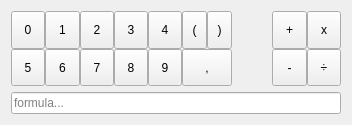
<?xml version="1.0" encoding="UTF-8"?>
<ui version="4.0">
 <class>Form</class>
 <widget class="QWidget" name="Form">
  <property name="geometry">
   <rect>
    <x>0</x>
    <y>0</y>
    <width>352</width>
    <height>125</height>
   </rect>
  </property>
  <property name="windowTitle">
   <string>Form</string>
  </property>
  <layout class="QVBoxLayout" name="verticalLayout">
   <item>
    <layout class="QGridLayout" name="gridLayout">
     <property name="spacing">
      <number>0</number>
     </property>
     <item row="0" column="7">
      <widget class="QToolButton" name="add">
       <property name="sizePolicy">
        <sizepolicy hsizetype="Expanding" vsizetype="Expanding">
         <horstretch>0</horstretch>
         <verstretch>0</verstretch>
        </sizepolicy>
       </property>
       <property name="text">
        <string> + </string>
       </property>
      </widget>
     </item>
     <item row="0" column="1">
      <widget class="QToolButton" name="n1">
       <property name="sizePolicy">
        <sizepolicy hsizetype="Expanding" vsizetype="Expanding">
         <horstretch>0</horstretch>
         <verstretch>0</verstretch>
        </sizepolicy>
       </property>
       <property name="text">
        <string>1</string>
       </property>
      </widget>
     </item>
     <item row="1" column="4">
      <widget class="QToolButton" name="n9">
       <property name="sizePolicy">
        <sizepolicy hsizetype="Expanding" vsizetype="Expanding">
         <horstretch>0</horstretch>
         <verstretch>0</verstretch>
        </sizepolicy>
       </property>
       <property name="text">
        <string>9</string>
       </property>
      </widget>
     </item>
     <item row="1" column="7">
      <widget class="QToolButton" name="subtract">
       <property name="sizePolicy">
        <sizepolicy hsizetype="Expanding" vsizetype="Expanding">
         <horstretch>0</horstretch>
         <verstretch>0</verstretch>
        </sizepolicy>
       </property>
       <property name="text">
        <string> - </string>
       </property>
      </widget>
     </item>
     <item row="1" column="0">
      <widget class="QToolButton" name="n5">
       <property name="sizePolicy">
        <sizepolicy hsizetype="Expanding" vsizetype="Expanding">
         <horstretch>0</horstretch>
         <verstretch>0</verstretch>
        </sizepolicy>
       </property>
       <property name="text">
        <string>5</string>
       </property>
      </widget>
     </item>
     <item row="1" column="2">
      <widget class="QToolButton" name="n7">
       <property name="sizePolicy">
        <sizepolicy hsizetype="Expanding" vsizetype="Expanding">
         <horstretch>0</horstretch>
         <verstretch>0</verstretch>
        </sizepolicy>
       </property>
       <property name="text">
        <string>7</string>
       </property>
      </widget>
     </item>
     <item row="0" column="0">
      <widget class="QToolButton" name="n0">
       <property name="sizePolicy">
        <sizepolicy hsizetype="Expanding" vsizetype="Expanding">
         <horstretch>0</horstretch>
         <verstretch>0</verstretch>
        </sizepolicy>
       </property>
       <property name="text">
        <string>0</string>
       </property>
      </widget>
     </item>
     <item row="1" column="5">
      <widget class="QToolButton" name="coma">
       <property name="sizePolicy">
        <sizepolicy hsizetype="Expanding" vsizetype="Expanding">
         <horstretch>0</horstretch>
         <verstretch>0</verstretch>
        </sizepolicy>
       </property>
       <property name="text">
        <string>,</string>
       </property>
      </widget>
     </item>
     <item row="1" column="1">
      <widget class="QToolButton" name="n6">
       <property name="sizePolicy">
        <sizepolicy hsizetype="Expanding" vsizetype="Expanding">
         <horstretch>0</horstretch>
         <verstretch>0</verstretch>
        </sizepolicy>
       </property>
       <property name="text">
        <string>6</string>
       </property>
      </widget>
     </item>
     <item row="1" column="3">
      <widget class="QToolButton" name="n8">
       <property name="sizePolicy">
        <sizepolicy hsizetype="Expanding" vsizetype="Expanding">
         <horstretch>0</horstretch>
         <verstretch>0</verstretch>
        </sizepolicy>
       </property>
       <property name="text">
        <string>8</string>
       </property>
      </widget>
     </item>
     <item row="0" column="4">
      <widget class="QToolButton" name="n4">
       <property name="sizePolicy">
        <sizepolicy hsizetype="Expanding" vsizetype="Expanding">
         <horstretch>0</horstretch>
         <verstretch>0</verstretch>
        </sizepolicy>
       </property>
       <property name="text">
        <string>4</string>
       </property>
      </widget>
     </item>
     <item row="0" column="2">
      <widget class="QToolButton" name="n2">
       <property name="sizePolicy">
        <sizepolicy hsizetype="Expanding" vsizetype="Expanding">
         <horstretch>0</horstretch>
         <verstretch>0</verstretch>
        </sizepolicy>
       </property>
       <property name="text">
        <string>2</string>
       </property>
      </widget>
     </item>
     <item row="0" column="3">
      <widget class="QToolButton" name="n3">
       <property name="sizePolicy">
        <sizepolicy hsizetype="Expanding" vsizetype="Expanding">
         <horstretch>0</horstretch>
         <verstretch>0</verstretch>
        </sizepolicy>
       </property>
       <property name="text">
        <string>3</string>
       </property>
      </widget>
     </item>
     <item row="1" column="8">
      <widget class="QToolButton" name="divide">
       <property name="sizePolicy">
        <sizepolicy hsizetype="Expanding" vsizetype="Expanding">
         <horstretch>0</horstretch>
         <verstretch>0</verstretch>
        </sizepolicy>
       </property>
       <property name="text">
        <string> ÷ </string>
       </property>
      </widget>
     </item>
     <item row="0" column="8">
      <widget class="QToolButton" name="multiply">
       <property name="sizePolicy">
        <sizepolicy hsizetype="Expanding" vsizetype="Expanding">
         <horstretch>0</horstretch>
         <verstretch>0</verstretch>
        </sizepolicy>
       </property>
       <property name="text">
        <string> x </string>
       </property>
      </widget>
     </item>
     <item row="0" column="6">
      <spacer name="horizontalSpacer">
       <property name="orientation">
        <enum>Qt::Horizontal</enum>
       </property>
       <property name="sizeHint" stdset="0">
        <size>
         <width>40</width>
         <height>20</height>
        </size>
       </property>
      </spacer>
     </item>
     <item row="0" column="5">
      <layout class="QHBoxLayout" name="horizontalLayout">
       <property name="spacing">
        <number>0</number>
       </property>
       <item>
        <widget class="QToolButton" name="parenthesis_L">
         <property name="sizePolicy">
          <sizepolicy hsizetype="Expanding" vsizetype="Expanding">
           <horstretch>0</horstretch>
           <verstretch>0</verstretch>
          </sizepolicy>
         </property>
         <property name="text">
          <string> ( </string>
         </property>
        </widget>
       </item>
       <item>
        <widget class="QToolButton" name="parenthesis_R">
         <property name="sizePolicy">
          <sizepolicy hsizetype="Expanding" vsizetype="Expanding">
           <horstretch>0</horstretch>
           <verstretch>0</verstretch>
          </sizepolicy>
         </property>
         <property name="text">
          <string> ) </string>
         </property>
        </widget>
       </item>
      </layout>
     </item>
    </layout>
   </item>
   <item>
    <layout class="QGridLayout" name="grid">
     <property name="spacing">
      <number>0</number>
     </property>
    </layout>
   </item>
   <item>
    <widget class="QLineEdit" name="formula">
     <property name="placeholderText">
      <string>formula...</string>
     </property>
     <property name="clearButtonEnabled">
      <bool>true</bool>
     </property>
    </widget>
   </item>
  </layout>
 </widget>
 <resources/>
 <connections/>
</ui>
